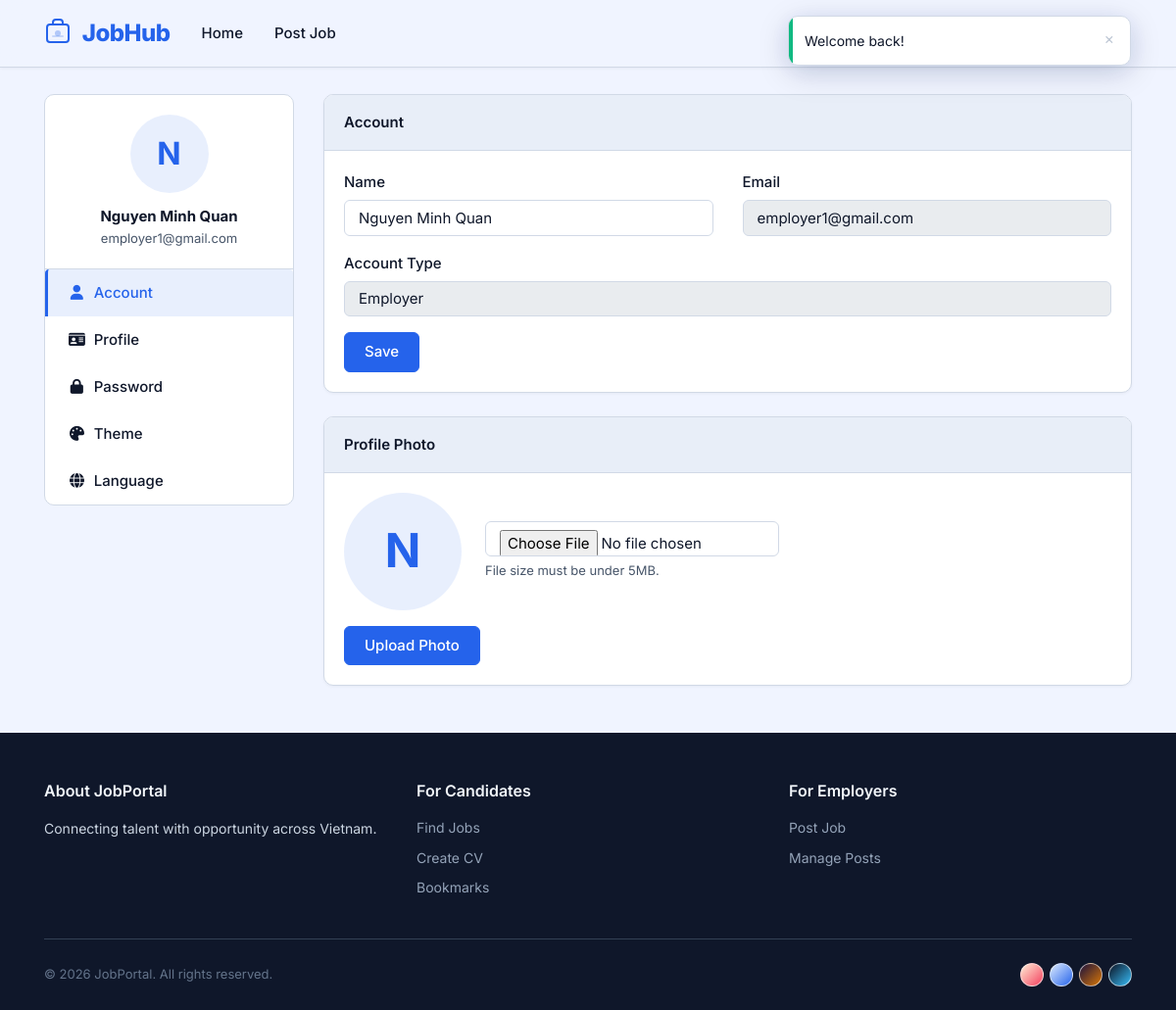
/settings (signed in), run on the app's committed database.
### tables this page shows
CREATE TABLE `users` (
  `id` int(10) NOT NULL AUTO_INCREMENT,
  `name` varchar(100) NOT NULL,
  `email` varchar(100) NOT NULL,
  `password` varchar(255) NOT NULL,
  `user_type` int(1) NOT NULL DEFAULT 0 COMMENT '0=job seeker, 1=employer',
  `phone` varchar(20) DEFAULT NULL,
  `address` varchar(255) DEFAULT NULL,
  `about_me` text DEFAULT NULL,
  `avatar` varchar(255) DEFAULT NULL,
  `language` varchar(10) NOT NULL DEFAULT 'en',
  `created_at` TIMESTAMP DEFAULT CURRENT_TIMESTAMP,
  PRIMARY KEY (`id`),
  UNIQUE KEY `email` (`email`)
);

### src/Core/Controller.php (called while the page is built, shortened)
<?php
class Controller
{
    protected function view(string $name, array $data = []): void
    {
        view($name, $data);
    }
}

### src/Controllers/SettingsController.php (called while the page is built, shortened)
<?php
class SettingsController extends Controller
{
    public function index(): void
    {
        $userModel  = $this->container->get(Models\User::class);
        $skillModel = $this->container->get(Models\Skill::class);
        $userId = $this->user()['user_id'];
        $userData       = $userModel->findById($userId);
        $profile        = $userModel->getProfile($userId);
        $education      = $userModel->getEducation($userId);
        $experience     = $userModel->getExperience($userId);
        $certifications = $userModel->getCertifications($userId);
        $skills         = $skillModel->getAllGrouped();
        $userSkillIds   = $userModel->getSkillIds($userId);
        $activeTab      = $_GET['tab'] ?? 'account';
        $this->view('settings/index', [
            'user'           => $userData,
            'profile'        => $profile,
            'education'      => $education,
            'experience'     => $experience,
            'certifications' => $certifications,
            'all_skills'     => $skills,
            'user_skill_ids' => $userSkillIds,
            'tab'            => $activeTab,
        ]);
    }
}

### src/Core/App.php (called while the page is built, shortened)
<?php
class App
{
    private ServiceContainer $container;
    public function __construct(ServiceContainer $container)
    {
        $this->container = $container;
    }
    public function run(): void
    {
        try {
            $method = $_SERVER['REQUEST_METHOD'];
            $requestUri = $_SERVER['REQUEST_URI'];
            $basePath = str_replace('/index.php', '', $_SERVER['SCRIPT_NAME']);
            $path = parse_url($requestUri, PHP_URL_PATH);
            $path = substr($path, strlen($basePath));
            $path = '/' . trim($path, '/');
            $routes = require BASE_PATH . '/config/routes.php';
            $router = new Router($routes);
            $matched = $router->match($method, $path);
            $controller = new $controllerClass($this->container);
            $controller->{$matched['action']}($matched['params']);
        } catch (\Exception $e) {
            error_log('Application error: ' . $e->getMessage() . "\n" . $e->getTraceAsString());
            http_response_code(500);
            view('errors/500', [
                'message' => 'An unexpected error occurred. Please try again later.',
            ]);
        }
    }
}

### public/index.php (called while the page is built, shortened)
<?php
require_once __DIR__ . '/../src/helpers.php';
$container = new Core\ServiceContainer();
$container->singleton('db', function () {
    return require BASE_PATH . '/config/database.php';
});
$container->singleton('config', function () {
    return require BASE_PATH . '/config/app.php';
});
$container->singleton(Models\User::class, function ($c) {
    return new Models\User($c->get('db'));
});
$container->singleton(Models\Job::class, function ($c) {
    return new Models\Job($c->get('db'));
});
$container->singleton(Models\Company::class, function ($c) {
    return new Models\Company($c->get('db'));
});
$container->singleton(Models\Application::class, function ($c) {
    return new Models\Application($c->get('db'));
});
$container->singleton(Models\Bookmark::class, function ($c) {
    return new Models\Bookmark($c->get('db'));
});
$container->singleton(Models\Skill::class, function ($c) {
    return new Models\Skill($c->get('db'));
});
$container->singleton(Models\Category::class, function ($c) {
    return new Models\Category($c->get('db'));
});
$container->singleton(Services\AuthService::class, function ($c) {
    return new Services\AuthService($c->get(Models\User::class));
});
$container->singleton(Services\FileUploadService::class, function () {
    return new Services\FileUploadService();
});
$container->singleton(Services\AI\AIServiceInterface::class, function () {
    return new Services\AI\NullAIService();
});
$app = new Core\App($container);
$app->run();

### src/Core/Model.php (called while the page is built, shortened)
<?php
class Model
{
    protected PDO $db;
    public function __construct(PDO $db)
    {
        $this->db = $db;
    }
    protected function query(string $sql, array $params = []): PDOStatement
    {
        $stmt = $this->db->prepare($sql);
        $stmt->execute($params);
        return $stmt;
    }
    protected function queryOne(string $sql, array $params = []): ?array
    {
        $stmt = $this->query($sql, $params);
        $row = $stmt->fetch();
        return $row !== false ? $row : null;
    }
}

### src/Models/User.php (called while the page is built, shortened)
<?php
class User extends Model
{
    public function findById(int $id): ?array
    {
        return $this->queryOne(
            "SELECT u.*, up.headline, up.portfolio_url, up.linkedin_url, up.github_url, up.website_url
             FROM users u
             LEFT JOIN user_profiles up ON up.user_id = u.id
             WHERE u.id = :id",
            ['id' => $id]
        );
    }
}

### src/Views/settings/index.php (the view, shortened to what this page needs)
<div class="container" style="padding-top: 2rem; padding-bottom: 3rem;">
    <div class="row">
        <div class="col-lg-3 mb-4">
            <div class="settings-sidebar">
                <div class="user-info">
                    <?php if (!empty($user['avatar'])): ?>
                        <img src="<?= upload_url($user['avatar']) ?>" class="avatar avatar-lg" alt="" style="margin-bottom: 0.75rem;">
                    <?php else: ?>
                        <div class="avatar-placeholder avatar-lg" style="width: 80px; height: 80px; font-size: 2rem; margin-bottom: 0.75rem;">
                            <?= strtoupper(substr($user['name'], 0, 1)) ?>
                        </div>
                    <?php endif; ?>
                    <strong><?= e($user['name']) ?></strong>
                    <small class="text-muted"><?= e($user['email']) ?></small>
                </div>
                <div class="list-group">
                    <a href="#" data-tabs-id="account-settings" class="list-group-item <?= $tab === 'account' ? 'active' : '' ?>">
                        <i class="fas fa-user fa-fw" style="margin-right: 0.5rem;"></i><?= __('settings.account') ?>
                    </a>
                    <a href="#" data-tabs-id="profile-settings" class="list-group-item <?= $tab === 'profile' ? 'active' : '' ?>">
                        <i class="fas fa-id-card fa-fw" style="margin-right: 0.5rem;"></i><?= __('settings.profile') ?>
                    </a>
                    <a href="#" data-tabs-id="password-settings" class="list-group-item <?= $tab === 'password' ? 'active' : '' ?>">
                        <i class="fas fa-lock fa-fw" style="margin-right: 0.5rem;"></i><?= __('settings.password') ?>
                    </a>
                    <a href="#" data-tabs-id="theme-settings" class="list-group-item <?= $tab === 'theme' ? 'active' : '' ?>">
                        <i class="fas fa-palette fa-fw" style="margin-right: 0.5rem;"></i><?= __('settings.theme') ?>
                    </a>
                    <a href="#" data-tabs-id="language-settings" class="list-group-item <?= $tab === 'language' ? 'active' : '' ?>">
                        <i class="fas fa-globe fa-fw" style="margin-right: 0.5rem;"></i><?= __('settings.language') ?>
                    </a>
                </div>
            </div>
        </div>
        <div class="col-lg-9">
            <div class="boxinfo account-settings <?= $tab === 'account' ? 'active' : '' ?>" style="<?= $tab !== 'account' ? 'display:none;' : '' ?>">
                <div class="card">
                    <div class="card-header"><?= __('settings.account') ?></div>
                    <div class="card-body">
                        <form action="<?= base_url('settings') ?>" method="POST">
                            <div class="row mb-3">
                                <div class="col-md-6">
                                    <label class="form-label"><?= __('settings.name') ?></label>
                                    <input type="text" class="form-control" name="name" value="<?= e($user['name']) ?>" required>
                                </div>
                                <div class="col-md-6">
                                    <label class="form-label"><?= __('settings.email') ?></label>
                                    <input type="email" class="form-control" value="<?= e($user['email']) ?>" disabled>
                                </div>
                            </div>
                            <div class="mb-3">
                                <label class="form-label"><?= __('settings.account_type') ?></label>
                                <input type="text" class="form-control" value="<?= $user['user_type'] == 0 ? __('auth.job_seeker') : __('auth.employer') ?>" disabled>
                            </div>
                            <button type="submit" class="btn btn-primary"><?= __('settings.save') ?></button>
                        </form>
                    </div>
                </div>
                <div class="card mt-4">
                    <div class="card-header"><?= __('settings.photo') ?></div>
                    <div class="card-body">
                        <form action="<?= base_url('settings') ?>" method="POST" enctype="multipart/form-data">
                            <div class="d-flex align-items-center mb-3" style="gap: 1.5rem;">
                                <?php if (!empty($user['avatar'])): ?>
                                    <img src="<?= upload_url($user['avatar']) ?>" class="avatar avatar-xl" alt="">
                                <?php else: ?>
                                    <div class="avatar-placeholder avatar-xl" style="width: 120px; height: 120px; font-size: 3rem;">
                                        <?= strtoupper(substr($user['name'], 0, 1)) ?>
                                    </div>
                                <?php endif; ?>
                                <div>
                                    <input type="file" name="avatar" accept="image/*" class="form-control" style="max-width: 300px;">
                                    <small class="form-text"><?= __('validation.file_too_large', ['5MB']) ?></small>
                                </div>
                            </div>
                            <button type="submit" class="btn btn-primary"><?= __('settings.upload_photo') ?></button>
                        </form>
                    </div>
                </div>
            </div>
        </div>
    </div>
</div>

### public/assets/css/theme.css (style rules this page uses)
:root { --radius-sm: 6px; --radius-md: 10px; --radius-lg: 16px; --radius-xl: 24px; --radius-full: 9999px; --font-sans: "Inter", -apple-system, BlinkMacSystemFont, "Segoe UI", Roboto, sans-serif; --font-mono: "JetBrains Mono", "Fira Code", monospace; --transition-fast: 150ms ease; --transition-normal: 250ms ease; --transition-slow: 400ms ease; --transition-bounce: 500ms cubic-bezier(0.68, -0.55, 0.265, 1.55); }
[data-theme="noon"] { --bg: #f0f4ff; --bg-surface: #e8eef8; --bg-surface-alt: #dce6f5; --bg-card: #ffffff; --bg-card-hover: rgba(37, 99, 235, 0.04); --primary: #2563eb; --primary-hover: #1d4ed8; --primary-active: #1e40af; --primary-translucent: rgba(37, 99, 235, 0.1); --primary-focus-shadow: rgba(37, 99, 235, 0.25); --accent: #0ea5e9; --accent-hover: #0284c7; --text: #0f172a; --text-muted: #475569; --text-light: #94a3b8; --border: #d1d9e6; --border-light: #e2e8f0; --input-bg: #ffffff; --navbar-bg: rgba(240, 244, 255, 0.88); --footer-bg: #0f172a; --shadow-sm: rgba(15, 23, 42, 0.05); --shadow-md: rgba(15, 23, 42, 0.1); --shadow-lg: rgba(15, 23, 42, 0.15); --success: #10b981; --success-bg: rgba(16, 185, 129, 0.1); --warning: #f59e0b; --warning-bg: rgba(245, 158, 11, 0.1); --danger: #ef4444; --danger-bg: rgba(239, 68, 68, 0.1); --info: #0ea5e9; --info-bg: rgba(14, 165, 233, 0.1); --gradient-hero: linear-gradient( 135deg, #dbeafe 0%, #eff6ff 30%, #f8fafc 70%, #e0e7ff 100% ); --gradient-surface: linear-gradient(180deg, #f0f4ff 0%, #f8fafc 100%); --gradient-accent: linear-gradient(135deg, #2563eb, #0ea5e9); --gradient-card: linear-gradient(135deg, #ffffff, #f8faff); --gradient-btn: linear-gradient(135deg, #2563eb, #1d4ed8); --gradient-glow: radial-gradient( ellipse at 50% 0%, rgba(37, 99, 235, 0.15) 0%, transparent 70% ); --glow-primary: 0 0 20px rgba(37, 99, 235, 0.15); --glow-card: 0 4px 24px rgba(37, 99, 235, 0.08); --glow-success: 0 0 12px rgba(16, 185, 129, 0.2); --glow-danger: 0 0 12px rgba(239, 68, 68, 0.2); --glow-warning: 0 0 12px rgba(245, 158, 11, 0.2); }
body { background: var(--bg); color: var(--text); transition: background var(--transition-normal), color var(--transition-normal); }

### public/assets/css/app.css (style rules this page uses)
*, *::before, *::after { box-sizing: border-box; }
body { font-family: var(--font-sans); font-size: 15px; line-height: 1.6; -webkit-font-smoothing: antialiased; -moz-osx-font-smoothing: grayscale; }
a { color: var(--primary); text-decoration: none; transition: color var(--transition-fast); }
.text-muted { color: var(--text-muted) !important; }
.btn { font-weight: 500; font-size: 0.9375rem; padding: 0.5rem 1.25rem; border-radius: var(--radius-sm); transition: all var(--transition-fast); border: none; cursor: pointer; }
.btn-primary, .btn-success { background: var(--primary); color: #fff; border: 1px solid var(--primary); }
.form-control { background: var(--input-bg); color: var(--text); border: 1px solid var(--border); border-radius: var(--radius-sm); padding: 0.5rem 0.875rem; font-size: 0.9375rem; transition: border-color var(--transition-fast), box-shadow var(--transition-fast); }
.form-control::placeholder { color: var(--text-light); }
.form-label, label { font-weight: 500; color: var(--text); margin-bottom: 0.375rem; font-size: 0.9375rem; }
.form-text { color: var(--text-muted); font-size: 0.8125rem; }
.card { background: var(--bg-card); border: 1px solid var(--border); border-radius: var(--radius-md); box-shadow: 0 1px 3px var(--shadow-sm); transition: box-shadow var(--transition-normal), transform var(--transition-normal); overflow: hidden; margin: 0; }
.card-body { padding: 1.25rem; display: flex; flex-direction: column; justify-content: space-between; }
.card-header { background: var(--bg-surface); border-bottom: 1px solid var(--border); padding: 1rem 1.25rem; font-weight: 600; }

### data on the page
users: name "N", name "Nguyen Minh Quan", email "employer1@gmail.com"

### other printed values
$text "Welcome back!"
__('nav.home') "Home"
__('nav.post_job') "Post Job"
__('settings.account') "Account"
__('settings.profile') "Profile"
__('settings.password') "Password"
__('settings.theme') "Theme"
__('settings.language') "Language"
__('settings.name') "Name"
__('settings.email') "Email"
__('settings.account_type') "Account Type"
__('settings.save') "Save"
__('settings.photo') "Profile Photo"
__('validation.file_too_large', ['5MB']) "File size must be under 5MB."
__('settings.upload_photo') "Upload Photo"
